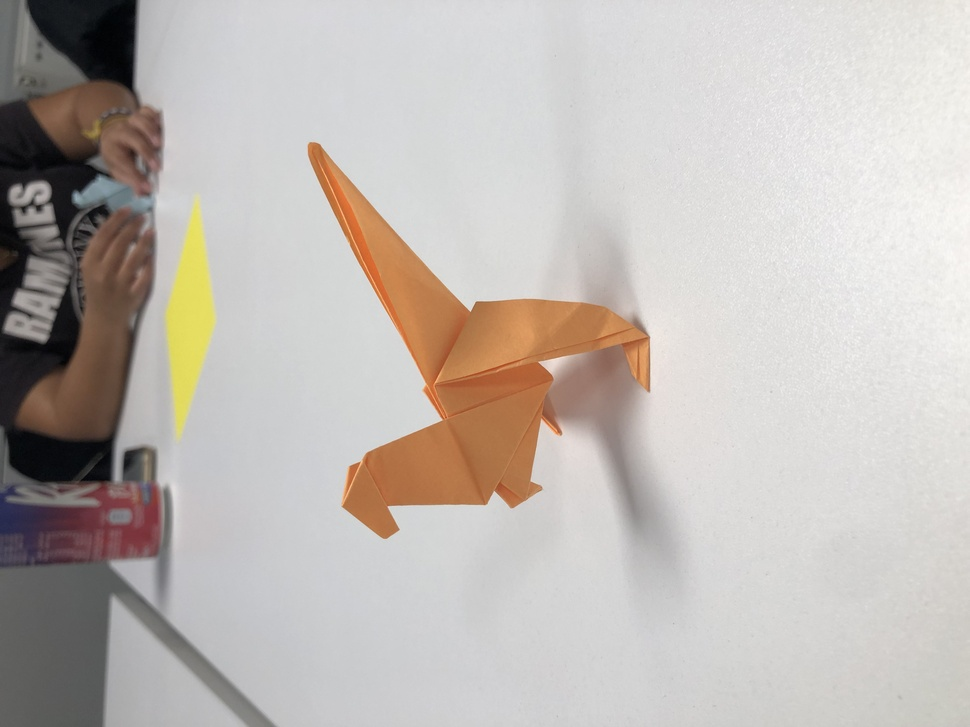
#> input picture Plotter/Code/image.jpg, 970 x 727 px, shrunk from 4032 x 3024 before the run
$ python imageKMeansCOPILOT.py
#> lines starting #> are read from the running program, lines starting #| are printed output that depends on the picture
# Create a GUI for image segmentation using k-means clustering

import numpy as np
import matplotlib.pyplot as plt
from matplotlib.widgets import Slider, Button, RadioButtons
from sklearn.cluster import KMeans


# Read image
img = plt.imread('image.jpg')
#> img is the input picture: shape (727, 970, 3); mean R, G, B 191.9, 185.5, 180.6

# Convert image to 2D array
img2D = img.reshape(img.shape[0]*img.shape[1], img.shape[2])

# Create a figure
fig = plt.figure(figsize=(10, 5))

# Add a subplot for the image
ax = fig.add_subplot(1, 2, 1)
ax.imshow(img)

# Add a subplot for the histogram
axHist = fig.add_subplot(1, 2, 2)
axHist.set_title('Histogram')
axHist.set_xlabel('Color')
axHist.set_ylabel('Frequency')

# Add a slider for the number of clusters
axSlider = fig.add_axes([0.25, 0.05, 0.65, 0.03])
slider = Slider(axSlider, 'Number of clusters', 1, 10, valinit=3)

# Add a button for the segmentation
axButton = fig.add_axes([0.8, 0.1, 0.1, 0.04])
button = Button(axButton, 'Segment')

# Add a radio button for the color space
axRadio = fig.add_axes([0.05, 0.4, 0.1, 0.15])
radio = RadioButtons(axRadio, ('RGB', 'HSV', 'LAB'))

# Add a check box for the histogram
axCheck = fig.add_axes([0.05, 0.2, 0.1, 0.15])
check = RadioButtons(axCheck, ('Show', 'Hide'))

# Add a text box for the number of clusters
axText = fig.add_axes([0.05, 0.05, 0.1, 0.04])
text = axText.text(0.5, 0.5, '3', transform=axText.transAxes,
                     ha='center', va='center')

# Define a function for the segmentation
# [62 lines left out: functions segment, updateSlider, not called in this run]

# Define a function for the radio button
def updateRadio(label):
    # Redraw the figure
    fig.canvas.draw_idle()

# Define a function for the check box
def updateCheck(label):
    # Redraw the figure
    fig.canvas.draw_idle()

# Connect the event handlers
slider.on_changed(updateSlider)
button.on_clicked(segment)
radio.on_clicked(updateRadio)
check.on_clicked(updateCheck)

# Show the figure
plt.show()
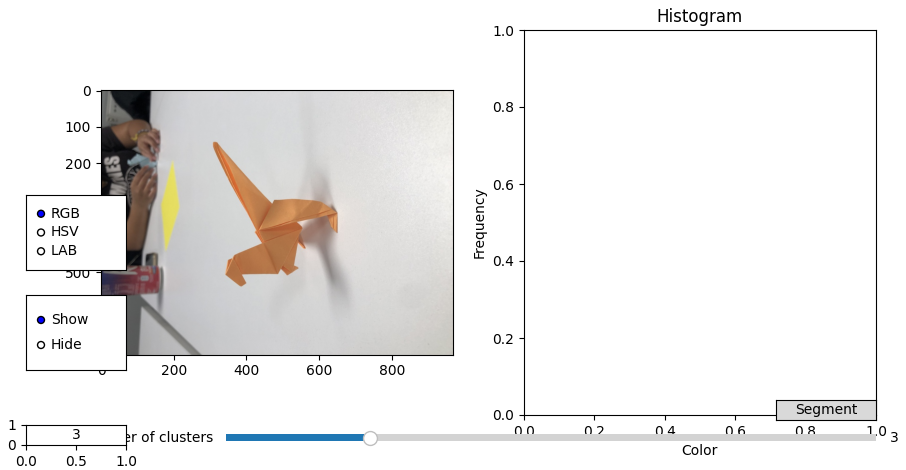
#> figure drawn by matplotlib, 4 panels
